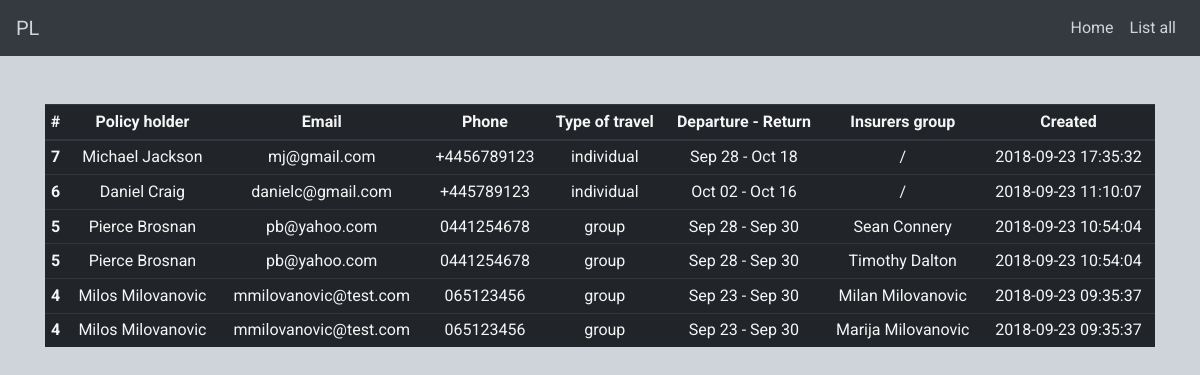
Page /list.php on the committed database.
### tables this page shows
CREATE TABLE `policy_holders` (
  `id` int(11) NOT NULL,
  `name` varchar(20) NOT NULL,
  `surname` varchar(40) NOT NULL,
  `email` varchar(60) NOT NULL,
  `phone` varchar(40) NOT NULL,
  `policy` varchar(20) NOT NULL,
  `departure_date` date NOT NULL,
  `return_date` date NOT NULL,
  `created_at` timestamp NULL DEFAULT NULL,
  `updated_at` timestamp NULL DEFAULT NULL
);

### list.php (called while the page is built, shortened)
<?php
require_once __DIR__ . '/models/PolicyHolder.php';
$holder = new PolicyHolder;
$holders = $holder->fetchAll();
require_once __DIR__ . '/views/layout/header.php';
require_once __DIR__ . '/views/content/list-content.php';
require_once __DIR__ . '/views/layout/footer.php';

### models/PolicyHolder.php (called while the page is built, shortened)
<?php
class PolicyHolder {
    public function fetchAll() {
        $link = DB::getInstance()->connect();
        $query = "SELECT `policy_holders`.`id`,
                  CONCAT(`policy_holders`.`name`, ' ', `policy_holders`.`surname`) as policy_holder,
                 `policy_holders`.`email`, `policy_holders`.`phone`,
                 `policy_holders`.`policy` as type_of_travel,
                 `policy_holders`.`departure_date`, `policy_holders`.`return_date`,
                  CONCAT(`insurers`.`name`, ' ', `insurers`.`surname`) as insurers_group,
                 `policy_holders`.`created_at`
                  FROM `policy_holders`
                  LEFT JOIN `insurers` ON `policy_holders`.`id`=`insurers`.`policy_holder_id` ORDER BY `policy_holders`.`created_at` DESC";
        $result = $link->query($query);
        if ($result->num_rows > 0) {
            $array = $result->fetch_all(MYSQLI_ASSOC);
        } else {
            echo "Error: " . $query . "<br>" . $link->error;
        }
        return $array;
    }
}

### views/content/list-content.php (the view)
<div class="container">
    <table class="table table-sm table-dark mt-5 mb-5">
        <thead>
            <tr class="text-center">
                <th scope="col">#</th>
                <th scope="col">Policy holder</th>
                <th scope="col">Email</th>
                <th scope="col">Phone</th>
                <th scope="col">Type of travel</th>
                <th scope="col">Departure - Return</th>
                <th scope="col">Insurers group</th>
                <th scope="col">Created</th>
            </tr>
        </thead>
        <tbody>
            <?php foreach ($holders as $holder) { ?>
                <tr class="text-center">
                    <th scope="row"><?php echo htmlspecialchars($holder['id']); ?></th>
                    <td><?php echo htmlspecialchars($holder['policy_holder']); ?></td>
                    <td><?php echo htmlspecialchars($holder['email']); ?></td>
                    <td><?php echo htmlspecialchars($holder['phone']); ?></td>
                    <td><?php echo htmlspecialchars($holder['type_of_travel']); ?></td>
                    <td><?php
                        $departureDate = date_create($holder['departure_date']);
                        $returnDate = date_create($holder['return_date']);
                        $newDepartureFormat = date_format($departureDate, 'M d');
                        $newReturnFormat = date_format($returnDate, 'M d');
                        echo htmlspecialchars($newDepartureFormat . " - " . $newReturnFormat);
                        ?></td>
                    <?php if ($holder['insurers_group'] !== NULL) { ?>
                        <td>
                            <?php echo htmlspecialchars($holder['insurers_group']); ?>
                        </td>
                    <?php } else { ?>
                        <td>
                            <?php echo htmlspecialchars('/'); ?>
                        </td>
                    <?php } ?>
                    <td><?php echo htmlspecialchars($holder['created_at']); ?></td>
                </tr>
            <?php } ?>
        </tbody>
    </table>
</div>

### views/layout/header.php (shortened to what this page needs)
<!DOCTYPE html>
<html lang="en">
    <head>
        <link href="../../skins/front/css/bootstrap.css" rel="stylesheet" type="text/css"/>
        <link rel="stylesheet" href="https://cdnjs.cloudflare.com/ajax/libs/font-awesome/4.7.0/css/font-awesome.min.css">
        <link rel="stylesheet" href="https://cdnjs.cloudflare.com/ajax/libs/bootstrap-datepicker/1.8.0/css/bootstrap-datepicker.min.css" />
        <link href="../../skins/front/css/style.css" rel="stylesheet" type="text/css"/>
        <link rel="stylesheet" href="https://ajax.googleapis.com/ajax/libs/jqueryui/1.12.1/themes/smoothness/jquery-ui.css">
    </head>
    <body>
        <nav class="navbar navbar-expand-lg navbar-light bg-dark">
            <a class="navbar-brand" href="<?php echo htmlspecialchars('index.php'); ?>">PL</a>
            <div class="collapse navbar-collapse justify-content-end" id="navbarNav">
                <ul class="navbar-nav">
                    <li class="nav-item">
                        <a class="nav-link" href="<?php echo htmlspecialchars('index.php'); ?>">Home</a>
                    </li>
                    <li class="nav-item">
                        <a class="nav-link" href="<?php echo htmlspecialchars('list.php'); ?>">List all</a>
                    </li>
                </ul>
            </div>
        </nav>

### views/layout/footer.php (shortened to what this page needs)
</body>
</html>

### skins/front/css/style.css (style rules this page uses)
* { box-sizing: border-box; font-family: 'Roboto', sans-serif; color: #3a3a3a; }
body { margin: 0; height: 100%; background-color: #ced4da; }
table th, table td { color:whitesmoke !important; }
.navbar-light .navbar-brand { color: #ced4da; }
.navbar-light .navbar-nav .nav-link { color: #ced4da; }

### rows in the picture
policy_holders: id "7", policy_holder "Michael Jackson", email "mj@gmail.com", phone "+4456789123", policy "individual", departure_date+return_date "Sep 28 - Oct 18", created_at "2018-09-23 17:35:32"
policy_holders: id "6", policy_holder "Daniel Craig", email "danielc@gmail.com", phone "+445789123", policy "individual", departure_date+return_date "Oct 02 - Oct 16", created_at "2018-09-23 11:10:07"
policy_holders: id "5", policy_holder "Pierce Brosnan", email "pb@yahoo.com", phone "0441254678", policy "group", departure_date+return_date "Sep 28 - Sep 30", insurers_group "Sean Connery", created_at "2018-09-23 10:54:04", insurers_group "Timothy Dalton"
policy_holders: id "4", policy_holder "Milos Milovanovic", email "mmilovanovic@test.com", phone "065123456", policy "group", departure_date+return_date "Sep 23 - Sep 30", insurers_group "Milan Milovanovic", created_at "2018-09-23 09:35:37", insurers_group "Marija Milovanovic"
